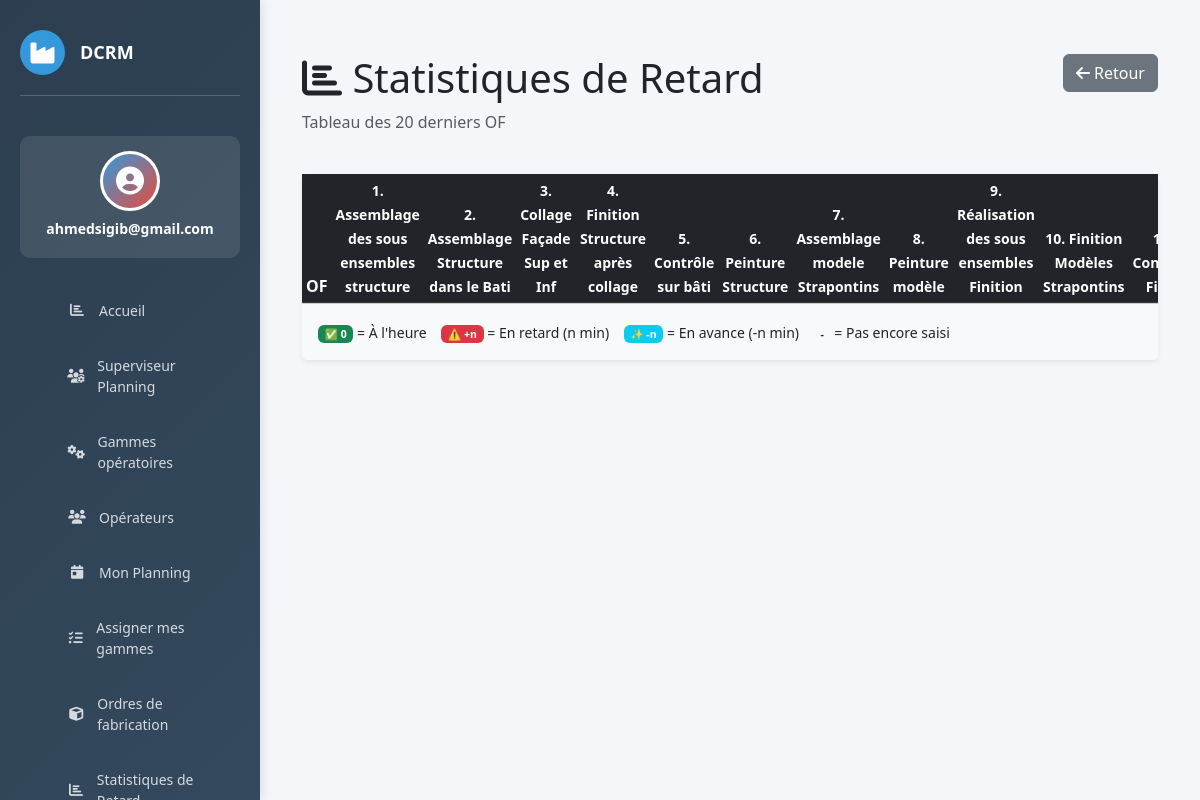
/statistiques/retard/ (signed in), run on an earlier commit of the app's database.
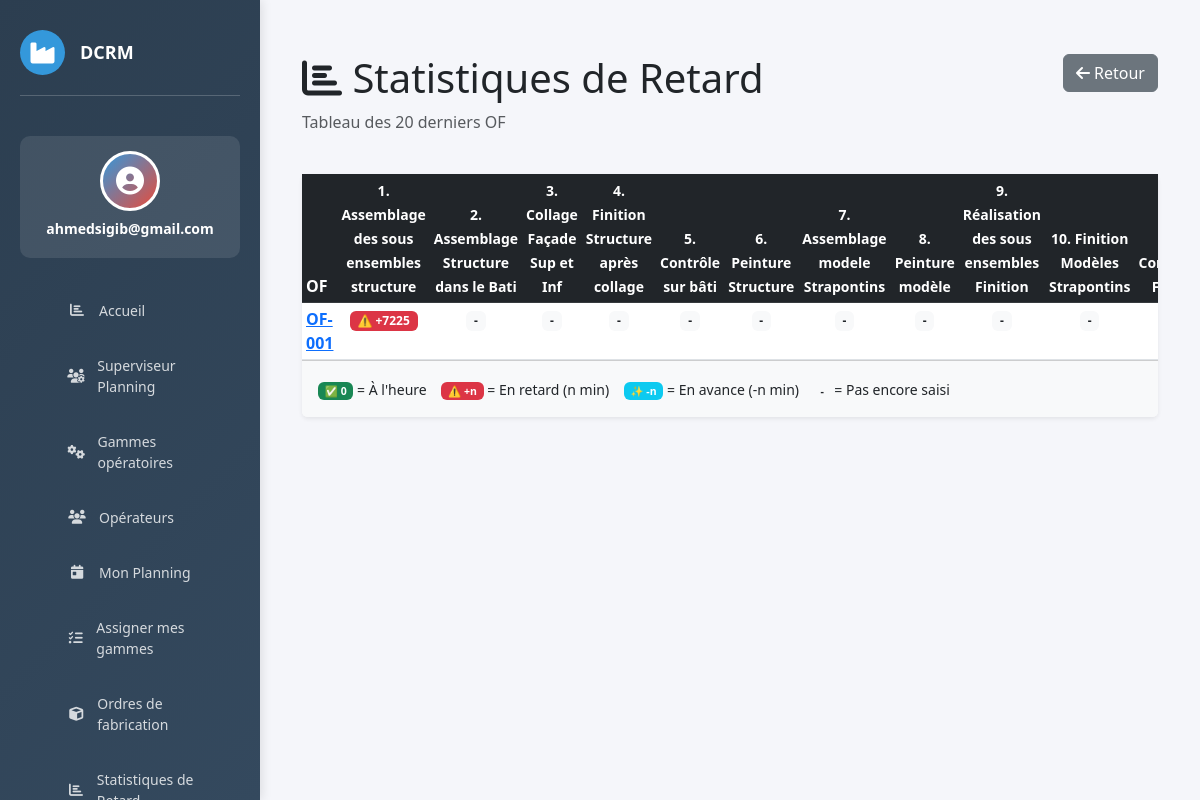
And on a later commit of the database.
### website/models.py (models this page shows, shortened)
class GammeOperation(models.Model):
    nom           = models.CharField(max_length=200)
    temps_alloue  = models.DecimalField(max_digits=7, decimal_places=4, help_text="Durée en heures (ex: 1.005)")
    ordre         = models.PositiveSmallIntegerField(help_text="Position dans la gamme")
    operateurs    = models.ManyToManyField(
        'Operateur',
        blank=True,
        related_name='gammes',
        verbose_name="Opérateurs assignés"
    )
    class Meta:
        ordering = ['ordre']

class OrdreFabrication(models.Model):
    numero   = models.CharField(max_length=50, unique=True)
    produit  = models.CharField(max_length=200)
    quantite = models.PositiveIntegerField(default=1)

class OperationOF(models.Model):
    STATUT_CHOICES = [
        ('en_attente', 'En attente'),
        ('en_cours',   'En cours'),
        ('termine',    'Terminé'),
        ('bloque',     'Bloqué'),
    ]
    of              = models.ForeignKey(OrdreFabrication, on_delete=models.CASCADE)
    gamme_operation = models.ForeignKey(GammeOperation, on_delete=models.CASCADE)
    date_entree     = models.DateTimeField(null=True, blank=True, help_text="Date/heure d'ENTRÉE (saisie manuelle)")
    operateur       = models.ForeignKey(Operateur, null=True, blank=True, on_delete=models.SET_NULL)
    class Meta:
        ordering = ['gamme_operation__ordre']
        unique_together = ('of', 'gamme_operation')
    @property
    def date_sortie(self):
        if not self.date_entree:
            return None
        temps_minutes = float(self.gamme_operation.temps_alloue)
        return self.date_entree + timedelta(minutes=temps_minutes)
    @property
    def retard_minutes(self):
        if not self.date_entree:
            return None
        operation_precedente = OperationOF.objects.filter(
            of=self.of,
            gamme_operation__ordre__lt=self.gamme_operation.ordre
        ).order_by('-gamme_operation__ordre').first()
        if not operation_precedente:
            return 0
        if not operation_precedente.date_sortie:
            return None
        delta = self.date_entree - operation_precedente.date_sortie
        return round(delta.total_seconds() / 60)
    @property
    def retard_minutes_affichage(self):
        operation_suivante = OperationOF.objects.filter(
            of=self.of,
            gamme_operation__ordre=self.gamme_operation.ordre + 1
        ).first()
        if not operation_suivante:
            return None
        return operation_suivante.retard_minutes

### website/views.py (the view)
# urls.py: path('statistiques/retard/', views.list_retard, name='list_retard'),
@login_required(login_url='home')
def list_retard(request):
    ofs = OrdreFabrication.objects.all().order_by('-id')[:20]
    gammes = GammeOperation.objects.all().order_by('ordre')
    context = {
        'ofs': ofs,
        'gammes': gammes,
    }
    return render(request, 'statistiques_retard/list_retard.html', context)

### website/templates/statistiques_retard/list_retard.html (shortened to what this page needs)
{% extends 'base.html' %}
{% load static %}
{% block content %}
<div class="container-fluid mt-4">
    <div class="row mb-4">
        <div class="col-md-8">
            <h1>
                <i class="fas fa-chart-bar"></i> Statistiques de Retard
            </h1>
            <p class="text-muted">Tableau des 20 derniers OF</p>
        </div>
        <div class="col-md-4 text-end">
            <a href="{% url 'of_list' %}" class="btn btn-secondary">
                <i class="fas fa-arrow-left"></i> Retour
            </a>
        </div>
    </div>
    <div class="card border-0 shadow-sm">
        <div class="card-body p-0">
            <div class="table-responsive">
                <table class="table table-sm table-hover mb-0">
                    <thead class="table-dark">
                        <tr>
                            <th style="width: 12%;">OF</th>
                            {% for gamme in gammes %}
                            <th style="width: {% widthratio 88 gammes.count 1 %}%;" class="text-center">
                                <small>{{ gamme.ordre }}. {{ gamme.nom }}</small>
                            </th>
                            {% endfor %}
                        </tr>
                    </thead>
                    <tbody>
                        {% for of in ofs %}
                        <tr>
                            <td class="fw-bold">
                                <a href="{% url 'of_detail' of.id %}">
                                    {{ of.numero }}
                                </a>
                            </td>
                            {% for gamme in gammes %}
                            <td class="text-center">
                                {% for op in of.operationof_set.all %}
                                    {% if op.gamme_operation.id == gamme.id %}
                                        {% if op.retard_minutes_affichage is None %}
                                            <span class="badge bg-light text-dark">-</span>
                                        {% elif op.retard_minutes_affichage == 0 %}
                                            <span class="badge bg-success">
                                                ✅ 0
                                            </span>
                                        {% elif op.retard_minutes_affichage > 0 %}
                                            <span class="badge bg-danger">
                                                ⚠️ +{{ op.retard_minutes_affichage }}
                                            </span>
                                        {% else %}
                                            <span class="badge bg-info">
                                                ✨ {{ op.retard_minutes_affichage }}
                                            </span>
                                        {% endif %}
                                    {% endif %}
                                {% endfor %}
                            </td>
                            {% endfor %}
                        </tr>
                        {% endfor %}
                    </tbody>
                </table>
            </div>
            <div class="card-footer bg-light p-3">
                <small>
                    <span class="badge bg-success">✅ 0</span> = À l'heure
                    &nbsp;&nbsp;
                    <span class="badge bg-danger">⚠️ +n</span> = En retard (n min)
                    &nbsp;&nbsp;
                    <span class="badge bg-info">✨ -n</span> = En avance (-n min)
                    &nbsp;&nbsp;
                    <span class="badge bg-light text-dark">-</span> = Pas encore saisi
                </small>
            </div>
        </div>
    </div>
</div>
{% endblock %}

What changed in the data, as far as the page shows it:
added OrdreFabrication: numero "OF-001"
added OperationOF: retard_minutes_affichage "7225", shown under GammeOperation "Assemblage des sous ensembles structure"
